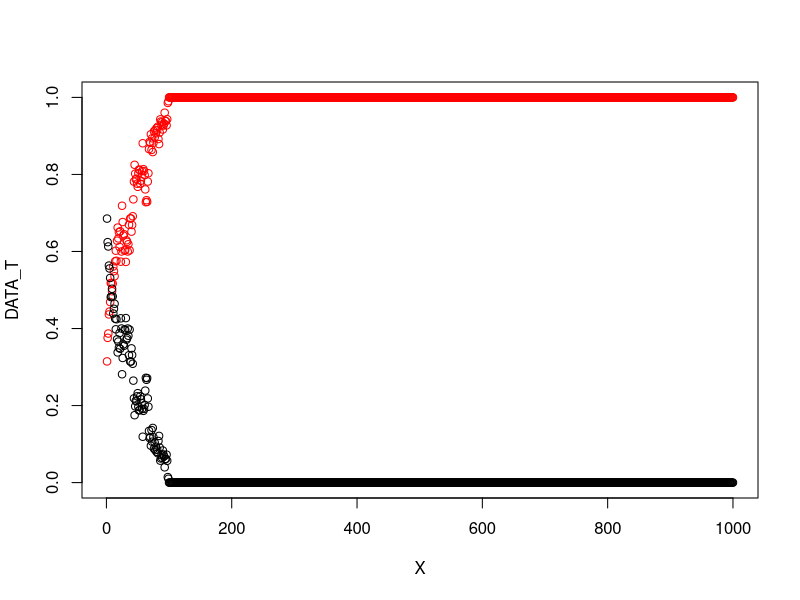
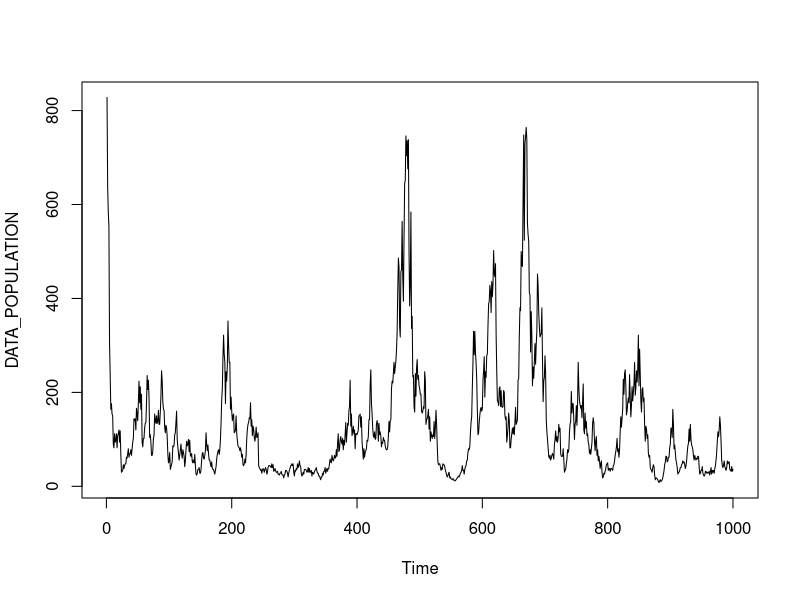
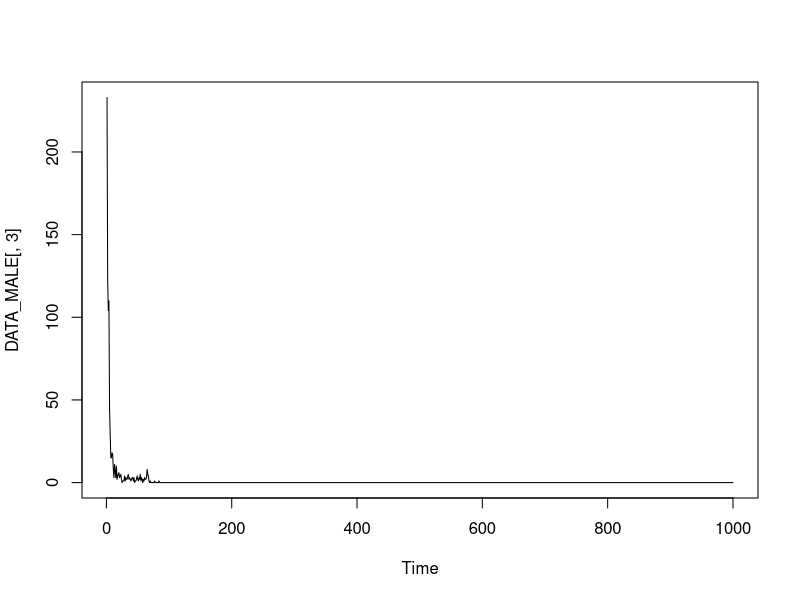

These figures' R source, in order:
#So here we want to build a model of differential reproductive success for male strategies.
#We'll use the bones of the simple drift model to figure out how these should fit together.

#Set initial parameter values for the allele and sex frequencies: 
POPULATION = 1000
ALLELETERR = 0.2
ALLELESNEAK = 0.6
SEXRATIOF = 0.5
SEXRATIOM = 1-SEXRATIOF
MALE_TERR_SUCCESS = 0.8
MALE_SNEAK_SUCCESS = 0.4

#Ecological survival parameters based on K1 and K2
K1_mean = 375
K1_STD = 100
K2_mean = 625
K2_STD = 150

#Get number of individuals for each sex and genotype
#Use a for loop through number of individuals plus if statement
#There has to be a better way to optimize this
#Set initial values to 0 outside loop
NUMBERS_FEMALE<-rmultinom(1,POPULATION*SEXRATIOF,c(ALLELETERR^2,ALLELETERR*2*ALLELESNEAK,ALLELESNEAK^2))
NUMBERS_MALE<-rmultinom(1,POPULATION*SEXRATIOM,c(ALLELETERR^2,ALLELETERR*ALLELESNEAK*2,ALLELESNEAK^2))
DATA_MALE<-NULL
DATA_FEMALE<-NULL
DATA_S<-NULL
DATA_T<-NULL
DATA_POPULATION<-NULL
DATA_K1<-NULL
DATA_K2<-NULL


for (i in 1:1000){
  
  #New generation
  #Probabilities for different genotypes of offpring
  
  #Here's the first place where our code changes. Now we want to first find out what proportion of male
  #even survive to breed in the first place, plus payouts for males that do survive. 
  #So how do we want to model this? 

  #Creating these things for the sake of convenience
  TOTAL_FEMALE<-sum(NUMBERS_FEMALE)
  TOTAL_TERR<-sum(NUMBERS_MALE[1:2])
  TOTAL_SNEAK<-NUMBERS_MALE[3]
  #Do survival. FEMSNEAK is ALL the females and sneakers--lumped together--not sneaker females
  K1<-rnorm(1,K1_mean,K1_STD)
  K2<-rnorm(1,K2_mean,K2_STD)
  NUMBERS_MALE[1:2]<-rmultinom(1,min(K1,TOTAL_TERR),c(NUMBERS_MALE[1]/TOTAL_TERR,NUMBERS_MALE[2]/TOTAL_TERR))
  NUMBERS_FEMSNEAK<-rmultinom(1,min(K2,TOTAL_SNEAK+TOTAL_FEMALE),c((TOTAL_SNEAK/(TOTAL_FEMALE+TOTAL_SNEAK)),(NUMBERS_FEMALE[1]/(TOTAL_FEMALE+TOTAL_SNEAK)),(NUMBERS_FEMALE[2]/(TOTAL_FEMALE+TOTAL_SNEAK)),(NUMBERS_FEMALE[3]/(TOTAL_FEMALE+TOTAL_SNEAK))))
  NUMBERS_MALE[3]<-NUMBERS_FEMSNEAK[1]
  NUMBERS_FEMALE<-NUMBERS_FEMSNEAK[2:4]
  
  #Now we look at females. Each female has a different likelihood of meeting with males of different strategies.
  #So here, we're working in the mating success with females that males of each strategy has.
  SS_TO_SS<-(MALE_SNEAK_SUCCESS*NUMBERS_MALE[3]/sum(NUMBERS_MALE))+(MALE_TERR_SUCCESS*0.5*NUMBERS_MALE[2]/sum(NUMBERS_MALE))
  SS_TO_ST<-(MALE_TERR_SUCCESS*NUMBERS_MALE[1]/sum(NUMBERS_MALE))+(MALE_TERR_SUCCESS*0.5*NUMBERS_MALE[2]/sum(NUMBERS_MALE))
  TT_TO_TT<-(MALE_TERR_SUCCESS*NUMBERS_MALE[1]/sum(NUMBERS_MALE))+(MALE_TERR_SUCCESS*0.5*NUMBERS_MALE[2]/sum(NUMBERS_MALE))
  TT_TO_ST<-(MALE_SNEAK_SUCCESS*NUMBERS_MALE[3]/sum(NUMBERS_MALE))+(MALE_TERR_SUCCESS*0.5*NUMBERS_MALE[2]/sum(NUMBERS_MALE))
  ST_TO_TT<-((MALE_TERR_SUCCESS*0.5*(NUMBERS_MALE[1]/sum(NUMBERS_MALE)))+(0.25*(MALE_TERR_SUCCESS*NUMBERS_MALE[2]/sum(NUMBERS_MALE))))
  ST_TO_SS<-((0.5*(MALE_SNEAK_SUCCESS*NUMBERS_MALE[3]/sum(NUMBERS_MALE)))+(0.25*(MALE_TERR_SUCCESS*NUMBERS_MALE[2]/sum(NUMBERS_MALE))))
  ST_TO_ST<-(1-ST_TO_TT-ST_TO_SS)
  
  #Now calculating offspring numbers from females of each genotype...
  OFFSPRING_OF_SS<-rmultinom(1,NUMBERS_FEMALE[3]*2,c(SS_TO_SS,SS_TO_ST))
  OFFSPRING_OF_TT<-rmultinom(1,NUMBERS_FEMALE[1]*2,c(TT_TO_ST,TT_TO_TT))
  OFFSPRING_OF_ST<-rmultinom(1,NUMBERS_FEMALE[2]*2,c(ST_TO_TT,ST_TO_ST,ST_TO_SS))
  
  #For next generation, let's find out how many offspring of each genotype...
  POPULATION<-sum(OFFSPRING_OF_TT,OFFSPRING_OF_ST,OFFSPRING_OF_SS)
  TOTAL_SS<-sum(OFFSPRING_OF_SS[1],OFFSPRING_OF_ST[3])
  TOTAL_ST<-sum(OFFSPRING_OF_SS[2],OFFSPRING_OF_ST[2],OFFSPRING_OF_TT[1])
  TOTAL_TT<-sum(OFFSPRING_OF_ST[1],OFFSPRING_OF_TT[2])
  FREQ_T<-(2*TOTAL_TT + TOTAL_ST) / (POPULATION*2)
  FREQ_S<-(2*TOTAL_SS + TOTAL_ST) / (POPULATION*2)
  
  #Calculating our numbers of males and females for the next gen...
  SEXRATIOF=rbeta(1,11,11)
  SEXRATIOM = 1-SEXRATIOF
  NUMBERS_FEMALE<-c(ceiling(SEXRATIOF*TOTAL_TT),ceiling(SEXRATIOF*TOTAL_ST),ceiling(SEXRATIOF*TOTAL_SS))
  NUMBERS_MALE<-c(floor(SEXRATIOM*TOTAL_TT),floor(SEXRATIOM*TOTAL_ST),floor(SEXRATIOM*TOTAL_SS))
  DATA_MALE<-rbind(DATA_MALE,NUMBERS_MALE)
  DATA_FEMALE<-rbind(DATA_FEMALE,NUMBERS_FEMALE)
  DATA_S<-c(DATA_S,FREQ_S)
  DATA_T<-c(DATA_T,FREQ_T)
  DATA_POPULATION<-c(DATA_POPULATION,POPULATION)
  DATA_K1<-c(DATA_K1,K1)
  DATA_K2<-c(DATA_K2,K2)
}

X<-seq(1000)
#par(mfrow=c(3,1))
plot(cbind(X,DATA_T),ylim=c(0,1),col='red')
points(cbind(X,DATA_S))
plot.ts(DATA_POPULATION)
plot.ts(DATA_MALE[,3])

#Time to spit out the record-keeping numbers for each run:
if (DATA_POPULATION[1000]==0){
  EXTINCTION="YES"
} else {EXTINCTION="NO"}